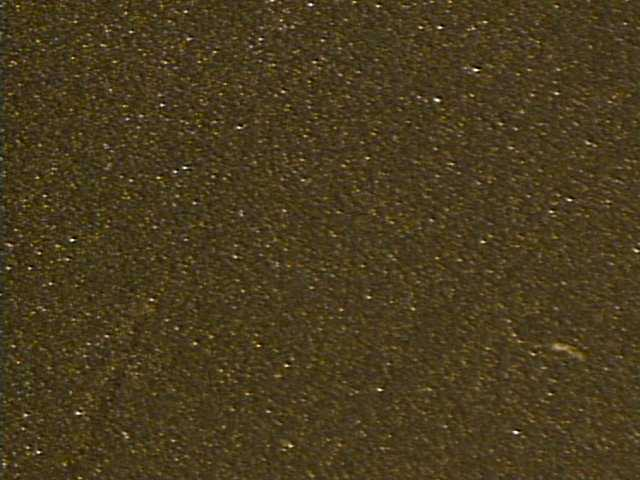
#> input picture images/sample-electrode-image.jpg, 640 x 480 px; its folder holds only this picture in this run
$ python -i frame.py   (imports and definitions only)   (older library calls are emulated)
#> lines starting #> are read from the running program, lines starting #| are printed output that depends on the picture
### hdf.py
# -*- coding: utf-8 -*-
#
# Copyright © 2016 Mark Wolf
#
# This file is part of scimap.
#
# Scimap is free software: you can redistribute it and/or modify
# it under the terms of the GNU General Public License as published by
# the Free Software Foundation, either version 3 of the License, or
# (at your option) any later version.
#
# Scimap is distributed in the hope that it will be useful,
# but WITHOUT ANY WARRANTY; without even the implied warranty of
# MERCHANTABILITY or FITNESS FOR A PARTICULAR PURPOSE.  See the
# GNU General Public License for more details.
#
# You should have received a copy of the GNU General Public License
# along with Foobar.  If not, see <http://www.gnu.org/licenses/>.

import os

import h5py

import hdf
import exceptions
from utilities import prog

"""HDF is a format for storing large sets of data to disk. These
classes provide some wrappers around the h5py module.

The `Attr` data descriptor can be used to make HDF5 attributes seem as
though they are standard attributes.
"""


    # [109 lines of commented-out code are left out]


# [43 lines left out: function prepare_hdf_group, not called in this run]


class Attr():
    """A data descriptor that retrieves a value that should be stored to
    disk as an HDF5 attribute.

    Arguments
    ---------
    - key : What to use as the HDF5 attr name

    - default : Value to use if the HDF5 group does not have this attribute set

    - wrapper : Optional function to call when retrieving a
      value. Useful for retrieving data that cannot be stored directly
      as data (eg namedtuple)

    - scope : Where to look for the attribute. If omitted or None, the
      objects value for `hdf_default_scope` will be used. Options are:
      - "frameset": Top-level HDF5 group
      - "subset": Iteration of this frameset group eg. aligned frames
      - "frame": The specific frame that this descriptor is attached to.

    """
    def __init__(self, key: str, default=None, wrapper=None, scope=None):
        self.key = key
        self.default = default
        self.wrapper = wrapper
        self.scope = scope

    # [44 lines left out: functions __get__, __set__, __delete__, _get_group, not called in this run]

### utilities.py
# -*- coding: utf-8 -*-
#
# Copyright © 2016 Mark Wolf
#
# This file is part of scimap.
#
# Scimap is free software: you can redistribute it and/or modify
# it under the terms of the GNU General Public License as published by
# the Free Software Foundation, either version 3 of the License, or
# (at your option) any later version.
#
# Scimap is distributed in the hope that it will be useful,
# but WITHOUT ANY WARRANTY; without even the implied warranty of
# MERCHANTABILITY or FITNESS FOR A PARTICULAR PURPOSE.  See the
# GNU General Public License for more details.
#
# You should have received a copy of the GNU General Public License
# along with Scimap.  If not, see <http://www.gnu.org/licenses/>.

"""A collection of classes and functions that arent' specific to any
one type of measurement. Also, it defines some namedtuples for
describing coordinates.
"""

from collections import namedtuple
import sys

from tqdm import tqdm
import numpy as np

xycoord = namedtuple('xycoord', ('x', 'y'))
Pixel = namedtuple('Pixel', ('vertical', 'horizontal'))
shape = namedtuple('shape', ('rows', 'columns'))


# [13 lines left out: function component, not called in this run]


class Prog:
    """A progress bar for displaying how many iterations have been
    completed. This is mostly just a wrapper around the tqdm
    library. Additionally it makes use of the borg pattern, so setting
    Prog.quiet to True once silences all progress bars. This is useful
    for testing.
    """
    __global_state = {
        'quiet': False
    }

    def __init__(self):
        self.__dict__ = self.__global_state

    # [12 lines left out: function __call__, not called in this run]

prog = Prog()

### txm/frame.py
# -*- coding: utf-8 -*-
#
# Copyright © 2016 Mark Wolf
#
# This file is part of scimap.
#
# Scimap is free software: you can redistribute it and/or modify
# it under the terms of the GNU General Public License as published by
# the Free Software Foundation, either version 3 of the License, or
# (at your option) any later version.
#
# Scimap is distributed in the hope that it will be useful,
# but WITHOUT ANY WARRANTY; without even the implied warranty of
# MERCHANTABILITY or FITNESS FOR A PARTICULAR PURPOSE.  See the
# GNU General Public License for more details.
#
# You should have received a copy of the GNU General Public License
# along with Scimap. If not, see <http://www.gnu.org/licenses/>.

from collections import namedtuple, OrderedDict
import os
import math
import warnings

import dateutil.parser
import numpy as np
from scipy import ndimage
from skimage.morphology import (disk, closing, remove_small_objects,
                                watershed, dilation)
from skimage.exposure import rescale_intensity
from skimage.measure import regionprops, label
from skimage.filters import threshold_adaptive, rank
from skimage.feature import peak_local_max
from skimage.restoration import unwrap_phase
from units import unit, predefined

import exceptions
import plots
import hdf
from utilities import xycoord, Pixel, shape
from .particle import Particle

# [1 line not run here, left out]
position = namedtuple('position', ('x', 'y', 'z'))
Extent = namedtuple('extent', ('left', 'right', 'bottom', 'top'))


# [96 lines left out: functions remove_outliers, rebin_image, apply_reference, xy_to_pixel, pixel_to_xy, not called in this run]


class TXMFrame():
    """A single microscopy image at a certain energy."""

    # HDF Attributes
    hdf_default_scope = "frame"
    energy = hdf.Attr(key='energy')
    approximate_energy = hdf.Attr('approximate_energy', default=0.0)
    _starttime = hdf.Attr('starttime')
    _endtime = hdf.Attr('endtime')
    _pixel_size_value = hdf.Attr(key="pixel_size_value", default=1)
    _pixel_size_unit = hdf.Attr(key="pixel_size_unit",  default="px")
    position_unit = hdf.Attr(key="position_unit", default="m", wrapper=unit)
    relative_position = hdf.Attr(key="relative_position",
                                  default=position(0, 0, 0),
                                  wrapper=lambda coords: position(*coords))
    sample_position = hdf.Attr(key="sample_position",
                                 default=(0, 0, 0),
                                 wrapper=lambda coords: position(*coords))
    original_filename = hdf.Attr('original_filename')
    particle_labels_path = hdf.Attr(key="particle_labels_path")
    active_particle_idx = hdf.Attr(key="active_particle_idx")

    def __init__(self, frameset=None, groupname=None):
        self.frameset = frameset
        self.frame_group = groupname

    # [25 lines left out: functions __repr__, get_data, _get_data, not called in this run]

    def set_data(self, name, data):
        return self._set_data(name=name, data=data)

    # [14 lines left out: functions _set_data, image_data, not called in this run]

    @image_data.setter
    def image_data(self, new_data):
        self.set_data(name="image_data", data=new_data)

    # [7 lines left out: function particle_labels, not called in this run]

    @particle_labels.setter
    def particle_labels(self, new_data):
        self.set_data(name="particle_labels", data=new_data)

    def hdf_file(self, *args, **kwargs):
        return self.frameset.hdf_file(*args, **kwargs)

    # [6 lines left out: function approximate_position, not called in this run]

    @property
    def starttime(self):
        return dateutil.parser.parse(self._starttime)

    @starttime.setter
    def starttime(self, newdt):
        self._starttime = newdt.isoformat()

    @property
    def endtime(self):
        return dateutil.parser.parse(self._endtime)

    @endtime.setter
    def endtime(self, newdt):
        self._endtime = newdt.isoformat()

    def transmission_data(self, background_group):
        bg_data = self.background_dataset(group=background_group)
        return bg_data / np.exp(self.image_data)

    def background_dataset(self, group):
        return group[self.key()]

    def key(self):
        return self.image_data.name.split('/')[-1]

    def hdf_node(self):
        return self.image_data

    # [254 lines left out: functions extent, plot_histogram, plot_image, plot_particle_labels, crop, shift_data and 8 more, not called in this run]


class PtychoFrame(TXMFrame):
    # [29 lines left out: function get_data, not called in this run]

def calculate_particle_labels(data, return_intermediates=False,
                              min_distance=0.016):
    """Identify and label material particles in the image data.

    Generate and save a scikit-image style labels frame identifying
    the different particles. Returns an array with the same shape as
    `data` with values ap`oximating the particles in the frame. If
    kwarg `return_all` is truthy, returns an ordered dictionary of the
    intermediate arrays calculated during the algorithm (useful for
    debugging).

    Parameters
    ----------
    return_intermediates : bool
        Return intermediate images as a dict (default False)
    min_distance : float
        How far away (as a portion of image size) particle centers need to be in
        order to register as different particles (default 0.016)

    """
    with warnings.catch_warnings():
        # Supress precision loss warnings when we convert to binary mask
        warnings.simplefilter("ignore")
        # Shift image into range -1 to 1 by contrast stretching
        original = data
        in_range = (data.min(), data.max())
        equalized = rescale_intensity(original,
                                      in_range=in_range,
                                      out_range=(0, 1))
        # Identify foreground vs background with adaptive Otsu filter
        average_shape = sum(equalized.shape) / len(equalized.shape)
        # threshold = filters.threshold_otsu(equalized)
        # multiplier = 1
        block_size = average_shape / 2.72  # Determined emperically
        mask = threshold_adaptive(equalized, block_size=block_size, offset=0)
        mask_copy = np.copy(mask)
        # Determine minimum size for discarding small objects
        min_size = 4. * average_shape
        large_only = remove_small_objects(mask, min_size=min_size)
        # Fill in the shapes a lot to round them out
        reclosed = closing(large_only, disk(average_shape * 20 / 1024))
        # Expand the particles to make sure we capture the edges
        dilated = dilation(reclosed, disk(average_shape * 10 / 1024))
        # Compute each pixel's distance from the edge of a blob
        distances = ndimage.distance_transform_edt(dilated)
        in_range = (distances.min(), distances.max())
        distances = rescale_intensity(distances,
                                      in_range=in_range,
                                      out_range=(0, 1))
        # Blur the distances to help avoid split particles
        mean_distances = rank.mean(distances, disk(average_shape / 64))
        # Use the local distance maxima as peak centers and compute labels
        local_maxima = peak_local_max(
            mean_distances,
            indices=False,
            min_distance=min_distance * average_shape,
            labels=dilated
        )
        markers = label(local_maxima)
        labels = watershed(-mean_distances, markers, mask=dilated)
    if return_intermediates:
        result = OrderedDict()
        result['original'] = original
        result['equalized'] = equalized
        result['mask'] = mask_copy
        result['large_only'] = large_only
        result['reclosed'] = reclosed
        result['dilated'] = dilated
        result['mean_distances'] = mean_distances
        result['distances'] = distances
        result['local_maxima'] = local_maxima
        result['markers'] = markers
        result['labels'] = labels
    else:
        result = labels
    return result

>>> import cv2
>>> picture = cv2.imread('../images/sample-electrode-image.jpg', cv2.IMREAD_GRAYSCALE)
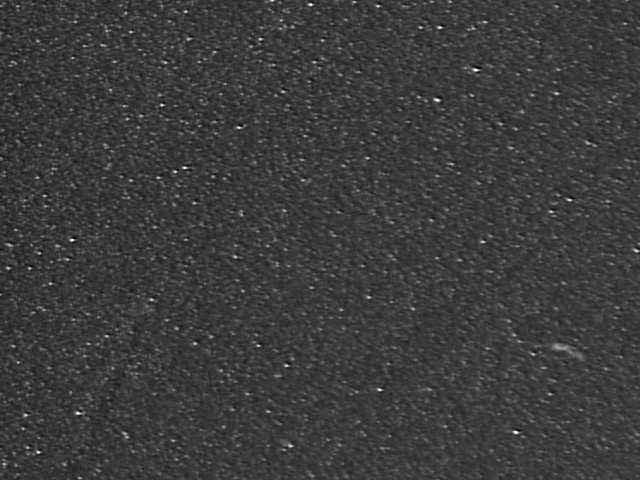
#> picture: shape (480, 640); min 0, max 255, mean 60.2
>>> result = calculate_particle_labels(picture)
#> in calculate_particle_labels, `in_range = (data.min(), data.max())`: in_range = (0, 255)
#> (the run stopped early here; a loop or call above may not have finished)
